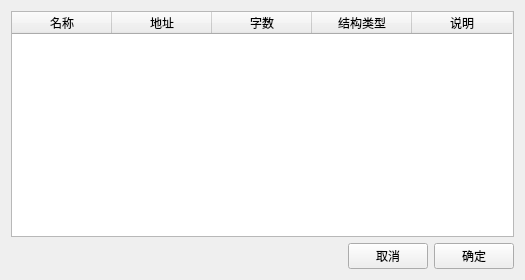
<?xml version="1.0" encoding="UTF-8"?>
<ui version="4.0">
 <class>UiReadTableSet</class>
 <widget class="QWidget" name="UiReadTableSet">
  <property name="geometry">
   <rect>
    <x>0</x>
    <y>0</y>
    <width>525</width>
    <height>280</height>
   </rect>
  </property>
  <property name="windowTitle">
   <string>请求参数设置</string>
  </property>
  <layout class="QGridLayout" name="gridLayout">
   <item row="0" column="0" colspan="3">
    <widget class="QTableWidget" name="tableWidget">
     <column>
      <property name="text">
       <string>名称</string>
      </property>
     </column>
     <column>
      <property name="text">
       <string>地址</string>
      </property>
     </column>
     <column>
      <property name="text">
       <string>字数</string>
      </property>
     </column>
     <column>
      <property name="text">
       <string>结构类型</string>
      </property>
     </column>
     <column>
      <property name="text">
       <string>说明</string>
      </property>
     </column>
    </widget>
   </item>
   <item row="1" column="0">
    <spacer name="horizontalSpacer">
     <property name="orientation">
      <enum>Qt::Horizontal</enum>
     </property>
     <property name="sizeHint" stdset="0">
      <size>
       <width>342</width>
       <height>20</height>
      </size>
     </property>
    </spacer>
   </item>
   <item row="1" column="1">
    <widget class="QPushButton" name="btn_cancel">
     <property name="text">
      <string>取消</string>
     </property>
    </widget>
   </item>
   <item row="1" column="2">
    <widget class="QPushButton" name="btn_confirm">
     <property name="text">
      <string>确定</string>
     </property>
    </widget>
   </item>
  </layout>
 </widget>
 <layoutdefault spacing="6" margin="11"/>
 <resources/>
 <connections/>
</ui>
